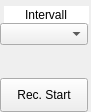
   <widget class="QWidget" name="save_widget" native="true">
    <property name="geometry">
     <rect>
      <x>653</x>
      <y>104</y>
      <width>91</width>
      <height>112</height>
     </rect>
    </property>
    <property name="sizeIncrement">
     <size>
      <width>0</width>
      <height>0</height>
     </size>
    </property>
    <property name="baseSize">
     <size>
      <width>0</width>
      <height>80</height>
     </size>
    </property>
    <widget class="QComboBox" name="comboBox_2">
     <property name="enabled">
      <bool>true</bool>
     </property>
     <property name="geometry">
      <rect>
       <x>0</x>
       <y>23</y>
       <width>88</width>
       <height>31</height>
      </rect>
     </property>
     <property name="sizePolicy">
      <sizepolicy hsizetype="Minimum" vsizetype="Fixed">
       <horstretch>0</horstretch>
       <verstretch>0</verstretch>
      </sizepolicy>
     </property>
     <property name="minimumSize">
      <size>
       <width>88</width>
       <height>16</height>
      </size>
     </property>
     <property name="layoutDirection">
      <enum>Qt::LeftToRight</enum>
     </property>
     <property name="editable">
      <bool>false</bool>
     </property>
     <property name="sizeAdjustPolicy">
      <enum>QComboBox::AdjustToContents</enum>
     </property>
     <property name="minimumContentsLength">
      <number>0</number>
     </property>
     <property name="iconSize">
      <size>
       <width>88</width>
       <height>16</height>
      </size>
     </property>
     <property name="frame">
      <bool>true</bool>
     </property>
    </widget>
    <widget class="QLineEdit" name="lineEdit_13">
     <property name="enabled">
      <bool>true</bool>
     </property>
     <property name="geometry">
      <rect>
       <x>4</x>
       <y>6</y>
       <width>85</width>
       <height>18</height>
      </rect>
     </property>
     <property name="text">
      <string>Intervall</string>
     </property>
     <property name="frame">
      <bool>false</bool>
     </property>
     <property name="alignment">
      <set>Qt::AlignCenter</set>
     </property>
    </widget>
    <widget class="QLabel" name="label_2">
     <property name="geometry">
      <rect>
       <x>36</x>
       <y>53</y>
       <width>16</width>
       <height>16</height>
      </rect>
     </property>
     <property name="text">
      <string/>
     </property>
     <property name="pixmap">
      <pixmap>led-off.png</pixmap>
     </property>
     <property name="scaledContents">
      <bool>true</bool>
     </property>
     <property name="alignment">
      <set>Qt::AlignCenter</set>
     </property>
    </widget>
    <widget class="QPushButton" name="pushButton_17">
     <property name="geometry">
      <rect>
       <x>0</x>
       <y>78</y>
       <width>88</width>
       <height>34</height>
      </rect>
     </property>
     <property name="text">
      <string>Rec. Start</string>
     </property>
    </widget>
    <zorder>lineEdit_13</zorder>
    <zorder>comboBox_2</zorder>
    <zorder>label_2</zorder>
    <zorder>pushButton_17</zorder>
   </widget>
